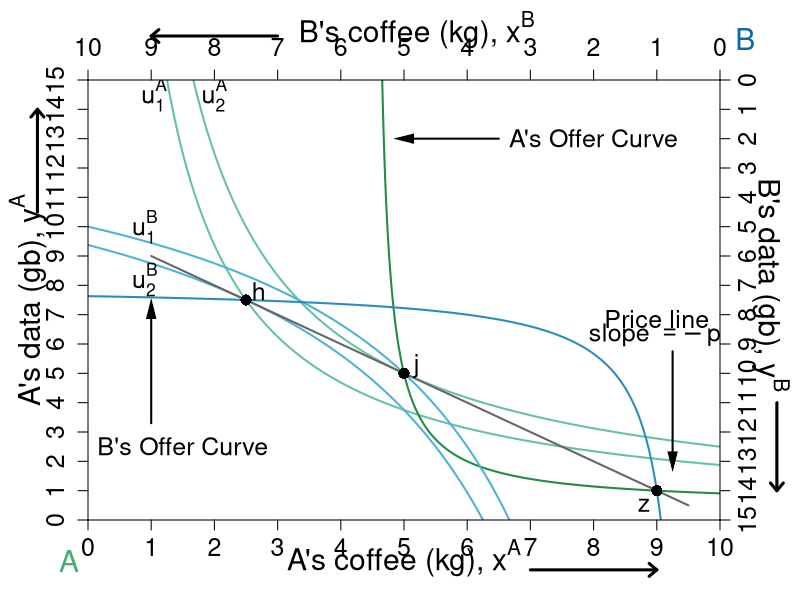

R code for this plot:
#' Graph Designer: Simon Halliday, Scott Cohn
#' Authors: Bowles and Halliday
#' Title: Coordination, Conflict and Competition: A Text in Microeconomics

library("shape")

pdf(file = "what_can_markets_do/property_walras_baseline.pdf", width = 9, height = 7)

# Set parameters for graphics
axislabelsize <- 1.8
labelsize <- 1.5
namesize <- 1.8
annotatesize <- 1.5
graphlinewidth <- 2
segmentlinewidth <- 1.5

COL <- c("#7fc97f", "#beaed4", "#fdc086", "#ffff99", "#386cb0", "#f0027f", "#bf5b17", "#666666")
COLA <- c("#e0f3db", "#99d8c9","#66c2a4","#41ae76", "#238b45", "#005824")
COLB <- c("#c6dbef", "#4eb3d3", "#2b8cbe", "#0868ac","#084081")
COLC <- c("#fcfbfd", "#efedf5", "#dadaeb", "#bcbddc", "#9e9ac8", "#807dba", "#6a51a3", "#54278f", "#3f007d")
grays <- gray.colors(25, start = 1, end = 0, alpha = 1)


uA <- function(xA, yA, alpha = 0.5){
  ((xA)^alpha)*((yA)^(1 - alpha))
}

uB <- function(xA, yA, alpha = 0.5){
  ((10-xA)^alpha)*((15-yA)^(1 - alpha))
}

indiffcurveA1 <- function(x, U = 4, A = 1, a = 0.5) {
  ((((U-2)/A)*(1/x)^a)^(1/(1-a)))
}

indiffcurveA2 <- function(x, U = 4, A = 1, a = 0.5) {
  (((U/A)*(1/x)^a)^(1/(1-a)))
}

indiffcurveA3 <- function(x, U = 5.715476, A = 1, a = 0.5) {
  (((U/A)*(1/x)^a)^(1/(1 - a)))
}

indiffcurveA4 <- function(x, U = 6.984164, A = 1, a = 0.5) {
  ((((U)/A)*(1/x)^a)^(1/(1 - a)))
}

paretoEC <- function(x) {
  (3/2)*x
}

OfferCurveA <- function(x) {
  # x/(x  - 4)
  x / (2*x - 9)
}

PriceLine <- function(x, intercept = 10, slope = 1) {
  intercept - slope*x 
}

mrsplot <- function(x) {
  (13/2)*(x/(9 - x)^2)
  
}

OfferCurveB <- function(x) {
  #15 - (14/2)*(10 - x)/(9 - x)
  (145 - 16*x) / (19 - 2*x)
}

WalrasPrice <- function(x) {
  14 - (3/2)*x
}

#Deriving the offer curves: let py = 1
#wA = 8px + 2py = 8px + 2; Demand: x = w/2px => x = 4 + 1/px => px = 1/(x - 4)
#Offer curve is y = px*x => (1/(x-4))*x = x/(x-4) defined for x neq 4
#wA = 2px + 13py = 2px + 13; Demand: x = w/2px => x = 1 + 13/2px => px = 13/2(x - 1)
#B's Offer curve is y = px*x => (13/2)(1/(x-1))*x = (13/2)(x/(x-1)
#Therefore in terms of yA and xA:
#15 - y = (13/2)*(10 - x)/(10 - x - 1)
#Therefore y = 15 - (13/2)*(10-x)/(9 - x) defined for x neq 9
#The tangency of the indifference curve and the offer curve gives mrsplot
#Where mrsplot equals that offer curve, we get x = (3/17)*(51 - sqrt(221)) = 6.376576; 
#So y = 6.022321; therefore u = (6.376576^0.5)*(6.022321^0.5)

indiffcurveBneg1 <- function(x, U = 5.09, A = 1, a = 0.5) {
  15 - (((U/A)*(1/(10 - x))^a)^(1/(1-a)))
}

indiffcurveBneg2 <- function(x, U = 6.531973, A = 1, a = 0.5) {
  15 - (((U/A)*(1/(10 - x))^a)^(1/(1-a)))
}

#Aisha happens to have found 8 apples and 2 oranges, 
#and Betty happens to have found 2 apples and 13 oranges. 
#Aisha's utility (8^0.5)*(2^0.5) = 4
#Betty's utility (2^0.5)*(13^0.5) = 5.09



par(mar =  c(4, 4.4, 4, 4))
xlims <- c(0, 10)
ylims <- c(0, 15)
xlims2 <- c(10, 0)
ylims2 <- c(15, 0)

plot(0, 0, xlim = xlims, ylim = ylims, type = "n",
     xlab = "",
     ylab = "", 
     xaxt = "n", 
     yaxt = "n", 
     cex.lab = axislabelsize, 
     bty = "n",
     xaxs = "i", 
     yaxs = "i")

text(0.5*xlims[2], -1.3, expression(paste("A's coffee (kg), ", x^A)), xpd = TRUE, cex = axislabelsize) 
text(-0.95, 0.5*ylims[2], expression(paste("A's data (gb), ", y^A)), xpd = TRUE, cex = axislabelsize, srt = 90) 


npts <- 500 
npts2 <- 501

#Specify the sequences of points for graphing. 
xx1 <- seq(xlims[1], xlims[2], length.out = npts)
yy1 <- indiffcurveA2(xx1, U = 4, A = 1, a = 0.5)
yy2 <- indiffcurveA2(xx1)

#I need something like xx1 with npts for 
xx2 <- seq(4.5, xlims[2], length.out = npts)
xx3 <- seq(xlims[1], 9.1, length.out = npts)
xx4 <- seq(1, 9.5, length.out = npts)

#Draw the lines for the graphs

lines(xx1, indiffcurveA2(xx1, U = uA(5, 5)), col = COLA[3], lwd = graphlinewidth)
lines(xx1, indiffcurveA2(xx1, U = uA(2.5, 7.5)), col = COLA[3], lwd = graphlinewidth)
# 
lines(xx2, OfferCurveA(xx2), col = COLA[5], lwd = graphlinewidth)
# 
# 
lines(xx1, indiffcurveBneg1(xx1, U = uB(2.5, 7.5)), col = COLB[2], lwd = graphlinewidth)
lines(xx1, indiffcurveBneg1(xx1, U = uB(5, 5)), col = COLB[2], lwd = graphlinewidth)
# 
# 
lines(xx4, PriceLine(xx4, intercept = 10, slope = 1), col = COL[8], lwd = graphlinewidth)
# 
lines(xx3, OfferCurveB(xx3), col = COLB[3], lwd = graphlinewidth)

#Customize ticks and labels for the plot
ticksy <- seq(from = 0, to = 15, by = 1)
ylabels <- seq(from = 0, to = 15, by = 1)
ticksx <- seq(from = 0, to = 10, by = 1)
xlabels <- seq(from = 0, to = 10, by = 1)
axis(1, at = ticksx, pos = 0, labels = xlabels, cex.axis = labelsize)
axis(2, at = ticksy, pos = 0, labels = ylabels, las = 0, gap.axis = -1, cex.axis = labelsize)

#Add arrows:
arrows(-0.8, 10.5, -0.8, 14, xpd = TRUE, length = 0.1, angle = 40, lwd = 3)
arrows(7, -1.7, 9, -1.7, xpd = TRUE, length = 0.1, angle = 40, lwd = 3)


# #Annotation of the three graphs and the NE
text(1.05, 14.5, expression(u[1]^A), cex = labelsize)
text(2, 14.5, expression(u[2]^A), cex = labelsize)

points(2.5, 7.5, pch = 16, col = "black", cex = 1.5)
text(2.7, 7.8, expression(h), cex = labelsize)

points(5, 5, pch = 16, col = "black", cex = 1.5)
text(5.2, 5.25, expression(j), cex = labelsize)

text(9, 6.85, expression("Price line"), cex = labelsize)
text(9, 6.25, expression(paste("slope ", phantom() == -p[j])), cex = labelsize)
Arrows(9.25, 5.75, 9.25, 2, col = "black", lty = 1, lwd = 2, arr.type = "triangle", arr.lwd = 0.5)
# 
# #Label B's offer curve
text(1.5, 2.5, expression("B's Offer Curve"), cex = labelsize)
Arrows(1, 3.3, 1, 7.2, col = "black", lty = 1, lwd = 2, arr.type = "triangle", arr.lwd = 0.5)
# 
# # Price Line
text(8, 13, expression(paste("A's Offer Curve")), cex = labelsize)
Arrows(6.5, 13, 5, 13, col = "black", lty = 1, lwd = 2, arr.type = "triangle", arr.lwd = 0.5)

text(-0.3, -1.4, expression("A"), xpd = TRUE, cex = namesize, col = COLA[4])
text(10.4, 16.4, expression("B"), xpd = TRUE, cex = namesize, col = COLB[4])


#Set up second axes and labels
par(new = TRUE)

#Use the same x and ylims as previously, but with locations switched
xlims2 <- c(10, 0)
ylims2 <- c(15, 0)

#Leave the ylab and xlab blank to ensure no axes titles
plot(0, 0, xlim = xlims2, ylim = ylims2, type = "n",
     xlab = expression(paste("")),
     ylab = expression(paste("")),
     xaxt = "n", 
     yaxt = "n", 
     cex.lab = 1.3, 
     bty = "n",
     xaxs = "i", 
     yaxs = "i")

#Set up axes at sides 3 and 4 (top and right)
axis(side = 3, at = ticksx, pos = 0, labels = xlabels, cex.axis = labelsize)
axis(side = 4, at = ticksy, pos = 0, labels = ylabels, las = 0, gap.axis = -1,  cex.axis = labelsize)
text(4.8, -1.7, expression(paste("B's coffee (kg), ", x^B)), xpd = TRUE, cex = axislabelsize) 
text(-0.8, 7, expression(paste("B's data (gb), ", y^B)), xpd = TRUE, cex = axislabelsize, srt = 270) 

#Add arrows:
arrows(-0.9, 11, -0.9, 14, xpd = TRUE, length = 0.1, angle = 40, lwd = 3)
arrows(7, -1.5, 9, -1.5, xpd = TRUE, length = 0.1, angle = 40, lwd = 3)


#Functions for B's indifference curves
indiffcurveB1 <- function(x, U = 5.09, A = 1, a = 0.5) {
  ((((U-2)/A)*(1/x)^a)^(1/(1-a)))
}

indiffcurveB2 <- function(x, U = 5.09, A = 1, a = 0.5) {
  (((U/A)*(1/x)^a)^(1/(1-a)))
}

indiffcurveB3 <- function(x, U = 5.703502, A = 1, a = 0.5) {
  ((((U)/A)*(1/x)^a)^(1/(1-a)))
}

indiffcurveB4 <- function(x, U = 8.244574, A = 1, a = 0.5) {
  ((((U)/A)*(1/x)^a)^(1/(1-a)))
}



#Label B's indifference curves
text(9.1, 5.0, expression(u[1]^B), cex = labelsize)
text(9.1, 6.8, expression(u[2]^B), cex = labelsize)


#Add a point for the initial endowment
points(1, 14, pch = 16, col = "black", cex = 1.5)
text(1.2, 14.5, expression(z), cex = labelsize)




#Label a point on the middle of the curve
#points(5, 7.5, pch = 16, col = "black", cex = 1.5)
#text(5, 7, expression(i))

#(5^0.5)*(7.5^0.5) = 6.123724

#Add point for comparison to participation constraint
#points(6.2, 1.55, pch = 16, col = "black", cex = 1.5)
#text(6.1, 1.2, expression(d))


#Calculate TIOLI power allocation for B
#mrs(x,y) => pareto efficient curve is (3/2)x = y
#A's initital utility is 4 = u(8,2) = (8^0.5)*(2^0.5)
#Therefore substitute in the contract curve u_e^A = 4 = (x^A)^(0.5)(3/2*x^A)^0.5
# => x^A = 4/((3/2)^0.5) = 3.27 => x^B = 6.73
# => y^A = 3/2(x^A) = 4.9 => y^B = 10.1

#Add point g for B's TIOLI power
# points(6.73, 10.1, pch = 16, col = "black", cex = 1.5)
# text(6.73, 10.6, expression(g))

#Calculate TIOLI power allocation for A
#mrs(x,y) => pareto efficient curve is (3/2)x = y
#A's initital utility is 4 = u(8,2) = (8^0.5)*(2^0.5)
#Therefore substitute in the contract curve u_e^A = 4 = (x^A)^(0.5)(3/2*x^A)^0.5
# => x^B = 5.09/((3/2)^0.5) = 4.16 => x^A = 5.84
# => y^B = 3/2(x^B) = 6.23 => y^A = 8.77 
#=> u^A = (5.84^0.5)*(8.77^0.5) = 7.156591
#Add point f for A's TIOLI power
# points(4.16, 6.23, pch = 16, col = "black", cex = 1.5)
# text(4.16, 5.8, expression(f))



dev.off()
